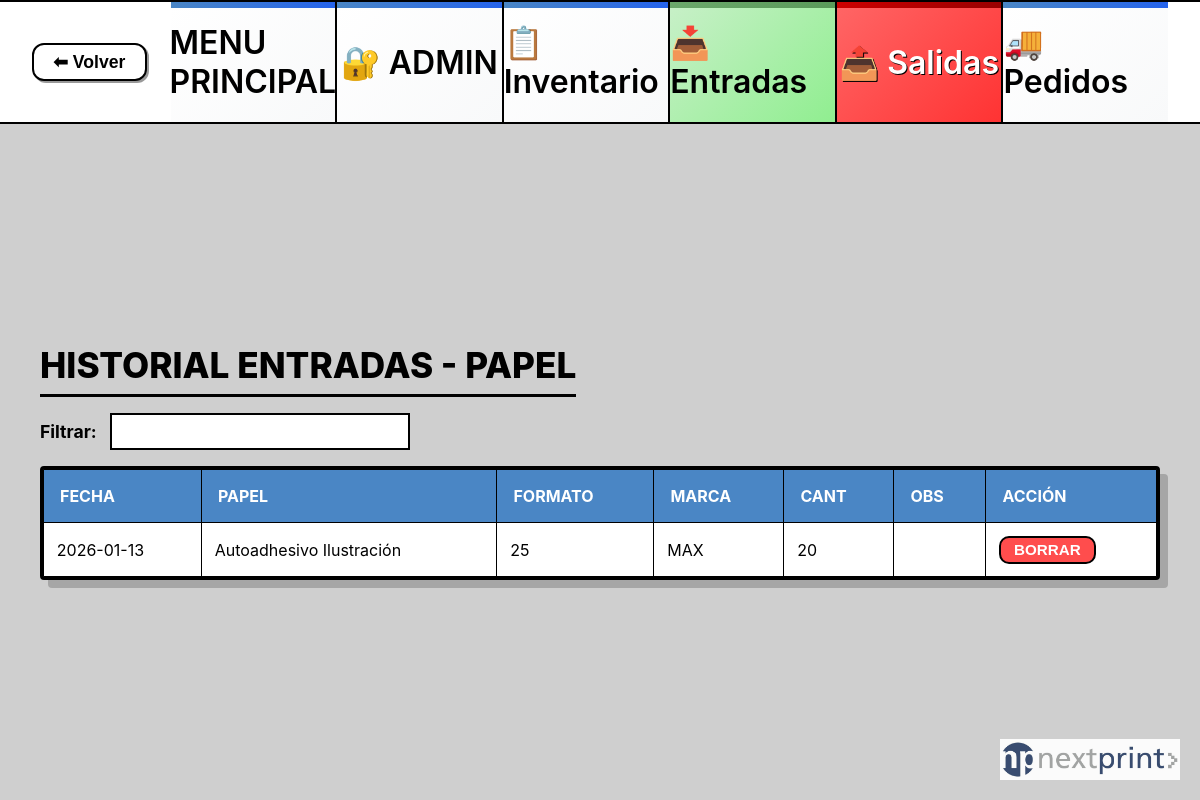
/papel/entradas/historial (signed in), run on an earlier commit of the app's database.
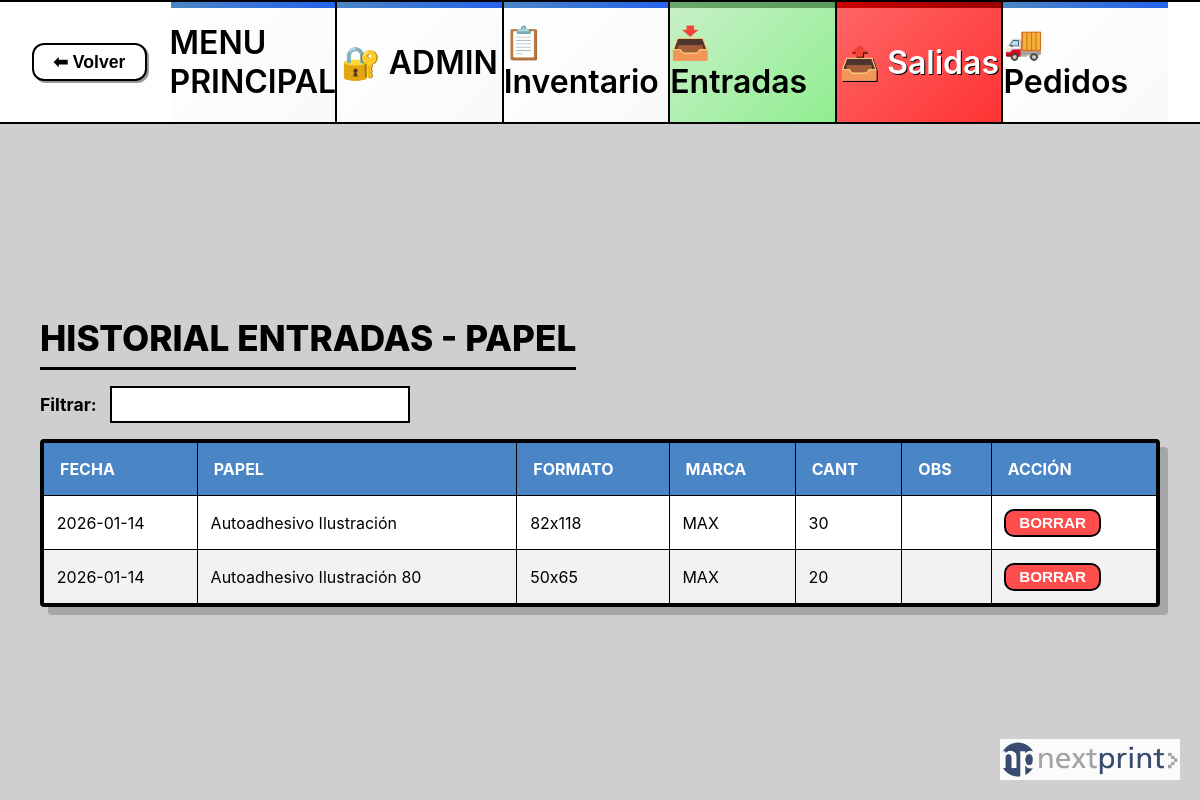
And on a later commit of the database.
### tables this page shows
CREATE TABLE papel_entradas (
    id INTEGER PRIMARY KEY AUTOINCREMENT,
    fecha TEXT NOT NULL,
    tipo_papel TEXT NOT NULL,
    gramaje TEXT NOT NULL,
    formato TEXT NOT NULL,
    proveedor TEXT NOT NULL,
    marca TEXT NOT NULL,
    cantidad INTEGER NOT NULL,
    observaciones TEXT
);

### app.py (the view)
@app.route("/papel/entradas/historial")
def papel_entradas_historial():
    conn = get_conn()
    registros = conn.execute("SELECT * FROM papel_entradas ORDER BY id DESC").fetchall()
    conn.close()
    return render_template("base.html", vista="papel_entradas_historial", modo="papel", registros=registros)

### app.py (called while the page is built)
def get_db_connection():
    conn = sqlite3.connect(DB_PATH) # <-- Usamos la variable que calculamos arriba
    conn.row_factory = sqlite3.Row
    return conn

@app.before_request
def requerir_login():
    rutas_publicas = ['login', 'static']
    if request.endpoint == 'static' or request.endpoint == 'login':
        return
    if not session.get("app_authorized"):
        return redirect(url_for("login"))

### templates/base.html (shortened to what this page needs)
<!DOCTYPE html>
<html lang="es">
<head>
    <link rel="stylesheet" href="{{ url_for('static', filename='styles.css') }}">
</head>
<body>
    {% if vista != 'login_global' %}
    <header class="top-bar">
        <div class="header-inner">
            <button type="button" class="btn-volver" onclick="window.history.back()">
                <span>⬅ Volver</span>
            </button>
            {% set is_papel = (modo == 'papel') %}
            {% set is_menu = (vista == 'menu') %}
            <nav class="menu-principal">
                <a href="{{ url_for('menu_principal') }}" class="menu-item">
                    MENU PRINCIPAL
                </a>
                {% if is_menu %}
                <div style="padding: 20px; color: #47626d; text-align: center; font-size: 13px;">
                    Seleccione una opción <br> del panel principal
                </div>
                {% elif is_papel %}
                <a href="{{ url_for('papel_admin') }}" class="menu-item">🔐 ADMIN</a>
                <a href="{{ url_for('papel_inventario') }}" class="menu-item">📋 Inventario</a>
                <a href="{{ url_for('papel_entradas') }}" class="menu-item entradas">📥 Entradas</a>
                <a href="{{ url_for('papel_salidas') }}" class="menu-item salidas">📤 Salidas</a>
                <a href="{{ url_for('papel_pedidos') }}" class="menu-item">🚚 Pedidos</a>
                {% endif %}
            </nav>
        </div>
    </header>
    {% endif %}
    <main class="contenido {% if vista == 'menu' %}contenido-menu{% else %}contenido-app{% endif %}">
        {% if vista == "login_global" %}
        <div class="login-container">
            <form class="login-form" method="POST" action="{{ url_for('login') }}">
                <h2 class="login-title">Bienvenido</h2>
                {% if error %}
                <div class="login-error">{{ error }}</div>
                {% endif %}
                <div class="form-group-login">
                    <label for="usuario">Usuario</label>
                    <input type="text" name="usuario" id="usuario" required autofocus placeholder="Ingresá tu usuario">
                </div>
                <div class="form-group-login">
                    <label for="contrasena">Contraseña</label>
                    <input type="password" name="contrasena" id="contrasena" required placeholder="••••••••">
                </div>
                <div class="chk-container">
                    <input type="checkbox" name="recordar" id="recordar">
                    <label for="recordar">Recordar mi dispositivo</label>
                </div>
                <button type="submit" class="btn-login-submit">Ingresar</button>
                <div class="login-footer">
                    © 2026 Nextprint Stock
                </div>
            </form>
        </div>
            {% elif vista == "papel_entradas_historial" %}
            <section class="historial">
                <h1 class="historial-titulo">Historial Entradas - Papel</h1>
                <div class="historial-filtro"><label>Filtrar:</label><input id="filtro-papel-ent" type="text"></div>
                <div class="historial-tabla-wrapper">
                    <table class="historial-tabla" id="tabla-papel-ent">
                        <thead>
                            <tr>
                                <th>Fecha</th>
                                <th>Papel</th>
                                <th>Formato</th>
                                <th>Marca</th>
                                <th>Cant</th>
                                <th>Obs</th>
                                <th>ACCIÓN</th>
                            </tr>
                        </thead>
                        <tbody>
                            {% for r in registros %}
                            <tr>
                                <td>{{ r['fecha'] }}</td>
                                <td>{{ r['tipo_papel'] }}</td>
                                <td>{{ r['formato'] }}</td>
                                <td>{{ r['marca'] }}</td>
                                <td>{{ r['cantidad'] }}</td>
                                <td>{{ r['observaciones'] }}</td>
                                <td>
                                    <button class="btn-borrar btn-borrar-papel" data-id="{{ r['id'] }}"
                                        data-tipo="entrada">BORRAR</button>
                                </td>
                            </tr>
                            {% endfor %}
                        </tbody>
                    </table>
                </div>
            </section>
            {% endif %}
    </main>
    {% if vista != 'login_global' %}
    <img src="{{ url_for('static', filename='img/logo-nextprint.png') }}" alt="Nextprint" class="logo-fixed">
    {% endif %}
</body>
</html>

What changed in the data, as far as the page shows it:
removed papel_entradas: fecha "2026-01-13", tipo_papel "Autoadhesivo Ilustración", formato "25", marca "MAX", cantidad "20"
added papel_entradas: fecha "2026-01-14", tipo_papel "Autoadhesivo Ilustración", formato "82x118", marca "MAX", cantidad "30"
added papel_entradas: fecha "2026-01-14", tipo_papel "Autoadhesivo Ilustración 80", formato "50x65", marca "MAX", cantidad "20"
